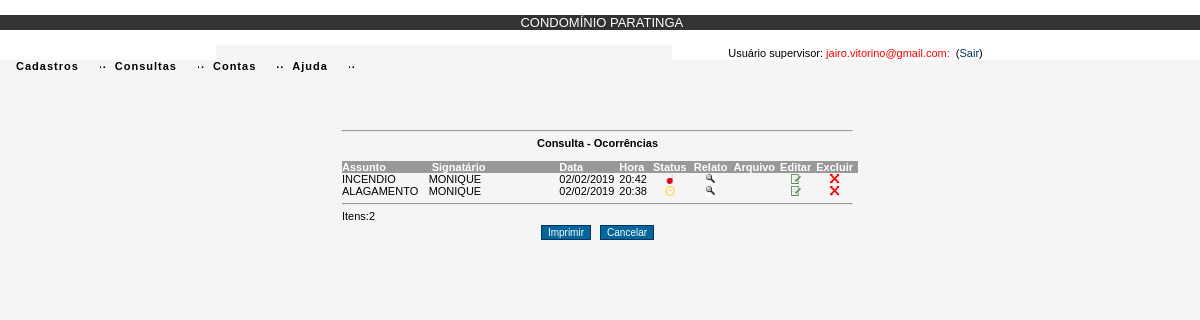
Page /ocorrencia_lista.php (signed in) on the earlier database version.
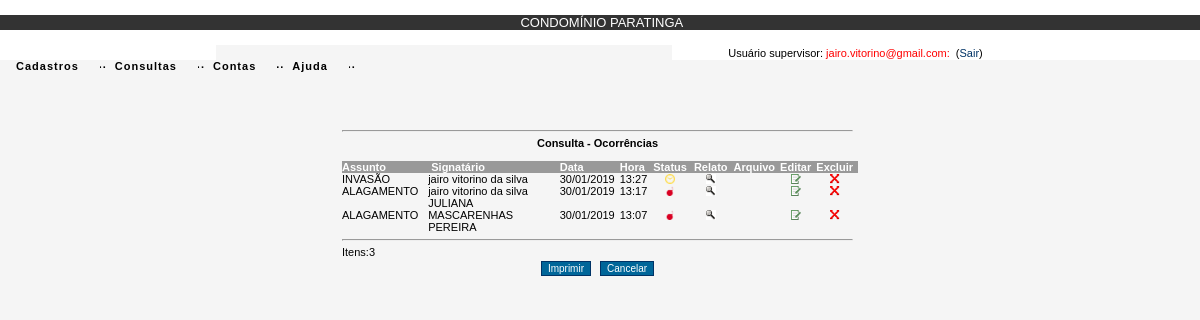
Same page on the later database version.
### tables this page shows
CREATE TABLE IF NOT EXISTS `ocorrencias` (
  `id_ocorrencia` int(11) NOT NULL AUTO_INCREMENT,
  `id_assunto` int(11) NOT NULL,
  `dt_relato` date NOT NULL,
  `hr_relato` varchar(5) NOT NULL,
  `te_relato` varchar(255) NOT NULL,
  `te_imagem` varchar(255) NOT NULL,
  `st_relato` int(11) NOT NULL,
  `nu_ano` int(11) NOT NULL,
  `id_usuario` int(11) NOT NULL,
  PRIMARY KEY (`id_ocorrencia`),
  KEY `id_assunto` (`id_assunto`,`id_usuario`)
);

CREATE TABLE IF NOT EXISTS `assuntos` (
  `id_assunto` int(11) NOT NULL AUTO_INCREMENT,
  `nm_assunto` varchar(20) NOT NULL,
  PRIMARY KEY (`id_assunto`)
);

CREATE TABLE IF NOT EXISTS `usuarios` (
  `id_usuario` int(11) NOT NULL AUTO_INCREMENT,
  `nm_usuario` varchar(50) NOT NULL,
  `nu_cpf` varchar(11) NOT NULL,
  `nm_login` varchar(50) NOT NULL,
  `nm_senha` varchar(60) NOT NULL,
  `st_usuario` int(11) NOT NULL,
  `nu_ip` varchar(50) NOT NULL,
  `id_sexo` varchar(1) NOT NULL,
  `nu_lote` varchar(2) NOT NULL,
  `nm_quadra` varchar(1) NOT NULL,
  `nu_telefone` varchar(20) NOT NULL,
  `id_status` int(11) NOT NULL DEFAULT '3',
  `dt_cadastro` date NOT NULL,
  PRIMARY KEY (`id_usuario`),
  KEY `id_status` (`id_status`)
);

### ocorrencia_lista.php (the view, shortened to what this page needs)
<?php
 include "cabecalho/cabecalho.php";
  $id_assunto = @$_SESSION['id_assunto'];
  $id_usuario = @$_SESSION['id_usuario'];
  $id_status = @$_SESSION['id_status'];
	@$p = $_GET["p"];
	if(isset($p)) {
	$p = $p;
	} else {
	$p = 1;
	}
	$qnt = 150;
	$inicio = ($p*$qnt) - $qnt;
	if ($id_assunto){
	$sql = mysql_query("SELECT * FROM ocorrencias, assuntos, usuarios WHERE ocorrencias.id_usuario = usuarios.id_usuario AND ocorrencias.id_assunto = assuntos.id_assunto AND ocorrencias.id_assunto = ".$id_assunto." ORDER BY dt_relato, hr_relato DESC LIMIT $inicio, $qnt");
	} else if ($id_status == 1) {
	$sql = mysql_query("SELECT * FROM ocorrencias, assuntos, usuarios WHERE ocorrencias.id_usuario = usuarios.id_usuario AND ocorrencias.id_assunto = assuntos.id_assunto ORDER BY dt_relato, hr_relato DESC LIMIT $inicio, $qnt");
	} else {
	$sql = mysql_query("SELECT * FROM ocorrencias, assuntos, usuarios WHERE ocorrencias.id_usuario = usuarios.id_usuario AND ocorrencias.id_assunto = assuntos.id_assunto AND usuarios.id_usuario = ".$id_usuario." ORDER BY dt_relato, hr_relato DESC LIMIT $inicio, $qnt");
	}
	@$row = mysql_num_rows($sql);
$login_paratinga = @$_SESSION['login_paratinga'];
 if ($login_paratinga){
?>
<html>
<head>
</head>
<link rel="stylesheet" href="css/filadelfia.css" type="text/css">
<body bgcolor="#F5F5F5" onLoad="javascript:caixas()">
<form name="formulario" id="campo" method="post" action="controller.php" onSubmit="valida_dados(this)">
<?php if ( $row ) {?>
  <table width="43%" border="0" cellspacing="0" cellpadding="0" align="center">
    <tr>
      <td colspan="32" class="labelCentro">&nbsp;</td>
    </tr>
    <tr>
      <td colspan="32" class="labelCentro">&nbsp;</td>
    </tr>
    <tr>
      <td colspan="32" class="labelCentro">&nbsp;</td>
    </tr>
    <tr>
      <td colspan="32" class="labelCentro">&nbsp;</td>
    </tr>
    <tr>
      <td colspan="32" class="labelCentro"><hr></td>
    </tr>
    <tr>
      <td colspan="32" class="labelCentro"><strong>Consulta - Ocorr&ecirc;ncias</strong></td>
    </tr>
    <tr>
      <td colspan="32" class="labelDireita">&nbsp; </td>
    </tr>
    <tr bgcolor="#999999">
      <td width="17%" class="labelEsquerda"><font color="#FFFFFF"><strong>Assunto</strong></font></td>
      <td width="28%" class="labelEsquerda"><font color="#FFFFFF">&nbsp;<strong>Signat&aacute;rio</strong></font></td>
      <td width="11%" class="labelEsquerda"><font color="#FFFFFF"><strong>Data</strong></font></td>
      <td width="6%" class="labelEsquerda"><font color="#FFFFFF"><strong>Hora</strong></font></td>
      <td width="8%" class="labelCentro"><font color="#FFFFFF"><strong>Status</strong></font></td>
      <td width="8%" class="labelCentro"><font color="#FFFFFF"><strong>Relato</strong></font></td>
      <td width="7%" class="labelCentro"><font color="#FFFFFF"><strong>Arquivo</strong></font></td>
      <td width="7%" class="labelCentro"><font color="#FFFFFF"><strong>Editar</strong></font></td>
      <td width="8%" class="labelCentro"><font color="#FFFFFF"><strong>Excluir</strong></font></td>
    </tr>
    <?php
	for ($i=0;$i < $row ; $i++){
	$id_ocorrencia = mysql_result($sql, $i, "id_ocorrencia");
	$nm_assunto = mysql_result($sql, $i, "nm_assunto");
	$st_relato = mysql_result($sql, $i, "st_relato");
	$dt_relato = mysql_result($sql, $i, "dt_relato");
	$dt_relato = substr($dt_relato,8,2)."/".substr($dt_relato,5,2)."/".substr($dt_relato,0,4);
	$hr_relato = mysql_result($sql, $i, "hr_relato");
	$nm_usuario = mysql_result($sql, $i, "nm_usuario");
	$te_imagem = mysql_result($sql, $i, "te_imagem");
	$te_imagem = substr($te_imagem,14);
	$te_imagem != "" ? $image = "<a href='arquivos/$te_imagem'><img src='img/lupa.gif' width='10' height='10'></a>" : $image = "";
	if ($st_relato == 2){
	$status = "<img src='img/sucesso.png' width='10' height='10'>";
	} else if ($st_relato == 1){
	$status = "<img src='img/clock_amarelo.png' width='10' height='10'>";
	} else {
	$status = "<img src='img/bomb.png' width='10' height='10'>";
	}
	?>
    <tr onMouseOver="move_i(this)" onMouseOut="move_o(this)" title="">
      <td class="labelEsquerda"><?php echo $nm_assunto;?></td>
      <td class="labelEsquerda"><?php echo $nm_usuario;?></td>
      <td class="labelEsquerda"><?php echo $dt_relato;?></td>
      <td class="labelEsquerda"><?php echo $hr_relato;?></td>
      <td class="labelCentro"><?php echo $status;?></td>
      <td class="labelCentro"><a href="controller/ocorrencia_controller.php?imprimirOcorrenciaRelato=imprimirOcorrenciaRelato&id_ocorrencia=<?php echo $id_ocorrencia;?>&opcao=2"><img src="img/lupa.gif" width="10" height="10"></a></td>
      <td class="labelCentro"><?php echo $image;?></td>
      <td class="labelCentro"><a href="controller/ocorrencia_controller.php?abrirOcorrenciaEdit=abrirOcorrenciaEdit&id_ocorrencia=<?php echo $id_ocorrencia;?>&opcao=2"><img src="img/insert.gif" width="10" height="10"></a></td>
      <td class="labelCentro"><a href="javascript:del('controller/ocorrencia_controller.php?excluirOcorrencia=excluirOcorrencia&id_ocorrencia=<?php echo $id_ocorrencia;?>&opcao=2&te_imagem=<?php echo $te_imagem;?>')"><img src="img/excluir2.gif" width="10" height="10"></a></td>
    </tr>
    <?php }?>
    <tr>
      <td colspan="32" class="labelEsquerda"><hr></td>
    </tr>
    <tr>
      <td colspan="12" class="labelEsquerda">Itens:<?php echo $i;?></td>
    </tr>
    <tr>
      <td colspan="32" class="labelCentro"><input name="imprime" type="button" id="imprime" value="Imprimir" onClick="javascript:executar('controller/ocorrencia_controller.php?imprimirOcorrenciaLista=imprimirOcorrenciaLista')" />
        <input name="volta" type="button" id="volta" value="Cancelar" onClick="javascript:executar('controller/cancela_controller.php?cancelarOperacao=cancelarOperacao')" />
      </td>
    <?php }?>
    <tr>
      <td colspan="32">&nbsp;</tr>
  </table>
</form>
</body>
<?php
} else {
 }
 ?>
</html>

### cabecalho/cabecalho.php (shortened to what this page needs)
<?php
if (isset($_SESSION['login_paratinga'])){
$login_paratinga = $_SESSION['login_paratinga'];
}
if (isset($_SESSION['acesso'])){
$acesso = $_SESSION['acesso'];
}
?>
<html>
<head>
</head>
<link rel="stylesheet" href="css/textos.css" type="text/css">
<link rel="stylesheet" href="css/estilo.css" type="text/css">
<link rel="stylesheet" href="css/filadelfia.css" type="text/css">
<body bgcolor="#F5F5F5" onLoad="javascript:caixas()">
<form name="form1" action="controller/usuario_controller.php" method="post">
<?php if ( @$acesso == 1 ){?>
<table width="100%" border="0" align="center" cellpadding="0" cellspacing="0">
  <tr bgcolor="#FFFFFF">
    <td colspan="5"><font color="#000099" size="2" face="Arial, Helvetica, sans-serif">&nbsp;</font></td>
  </tr>
 <tr bgcolor="#333333">
      <td colspan="5"><div align="center"><font color="#000099" size="2" face="Arial, Helvetica, sans-serif">&nbsp;<font color="#FFFFFF">CONDOM&Iacute;NIO
          PARATINGA </font></font></div></td>
  </tr>
   <tr bgcolor="#ffffff">
    <td colspan="5"><div align="center"><font color="#000099" size="2" face="Arial, Helvetica, sans-serif">&nbsp;<font color="#FFFFFF">ADMINISTRA&Ccedil;&Atilde;O</font></font></div></td>
  </tr>
  <tr>
    <td width="18%" bordercolor="#FFFFFF" bgcolor="#FFFFFF" class="labelCentro"><font color="#FF0000" size="2" face="Courier New, Courier, mono">&nbsp;
      </font></td>
      <td><ul class="udm" id="udm" name="udm"> <li><a href="#">Cadastros</a>
        <li><a href="#">Consultas</a>
		 <li><a href="#">Contas</a>
			 <li><a href="#">Ajuda</a>
			</ul>
	  </td>
      <td width="31%" bordercolor="#FFFFFF" bgcolor="#FFFFFF" class="labelCentro">
        Usu&aacute;rio <?php echo $_SESSION['nm_status']?>:&nbsp;<font color="#ff0000"><?php echo @$login_paratinga;?>:</font>&nbsp;&nbsp;(<a href="controller/usuario_controller.php?logout=logout">Sair</a>)</td>
      <td width="13%" bordercolor="#FFFFFF" bgcolor="#FFFFFF" class="labelCentro">&nbsp;</td>
  </tr>
</table>
<?php }?>
</form>
</body>
</html>

### css/textos.css (style rules this page uses)
input[type=button] { background:#006699; color:#ffffff; }

### css/estilo.css (style rules this page uses)
body { margin-left: 0px; margin-top: 0px; margin-right: 0px; margin-bottom: 0px; SCROLLBAR-FACE-COLOR: #ffffff; SCROLLBAR-HIGHLIGHT-COLOR: #BDD5E7; SCROLLBAR-SHADOW-COLOR: #ffffff; SCROLLBAR-3DLIGHT-COLOR: #ffffff; SCROLLBAR-ARROW-COLOR: #335ec1; }
input { font-family: Arial, Helvetica, sans-serif; font-size: 10px; color: #000000; border: 1px solid #003366; margin: 3px; }
A:link { color: #000000; text-decoration: none; }

### css/filadelfia.css (style rules this page uses)
a:link { color: #003366; }
.labelEsquerda { text-align: left; padding-right: 5px; font-family: Arial, Helvetica, sans-serif; font-size: 11px; color: #000000; }
.labelDireita { text-align: right; padding-right: 5px; font-family: Arial, Helvetica, sans-serif; font-size: 11px; color: #000000; }
.labelCentro { text-align: center; padding-right: 5px; font-family: Arial, Helvetica, sans-serif; font-size: 11px; color: #000000; }

Differences in the rows shown:
removed ocorrencias: id_assunto.nm_assunto "INCENDIO", id_usuario.nm_usuario "MONIQUE", dt_relato "02/02/2019", hr_relato "20:42", st_relato 0 (drawn)
removed ocorrencias: id_assunto.nm_assunto "ALAGAMENTO", id_usuario.nm_usuario "MONIQUE", dt_relato "02/02/2019", hr_relato "20:38", st_relato 1 (drawn)
added ocorrencias: id_assunto.nm_assunto "INVASÃO", id_usuario.nm_usuario "jairo vitorino da silva", dt_relato "30/01/2019", hr_relato "13:27", st_relato 1 (drawn)
added ocorrencias: id_assunto.nm_assunto "ALAGAMENTO", id_usuario.nm_usuario "jairo vitorino da silva", dt_relato "30/01/2019", hr_relato "13:17", st_relato 0 (drawn)
added ocorrencias: id_assunto.nm_assunto "ALAGAMENTO", id_usuario.nm_usuario "JULIANA MASCARENHAS PEREIRA", dt_relato "30/01/2019", hr_relato "13:07", st_relato 0 (drawn)
Other differences:
$i: "2" → "3"
